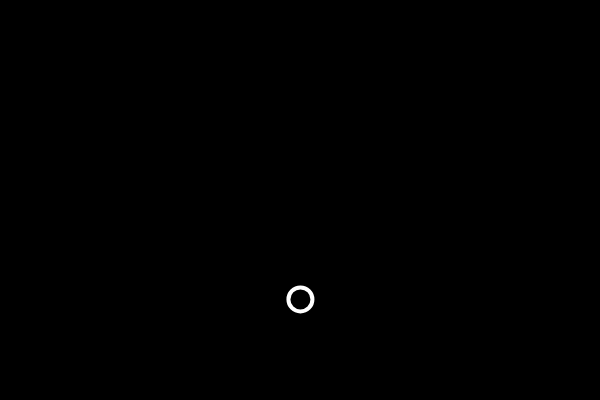
Frame 1 (no input)
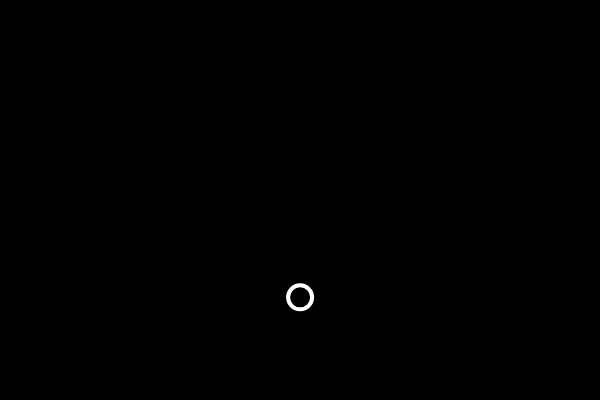
Frame 60 (no input)
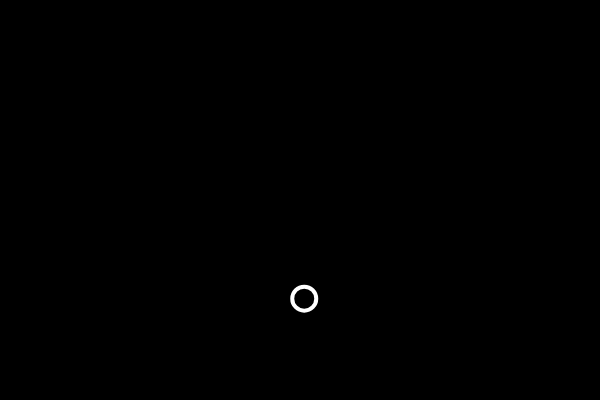
Frame 120 (the mouse pressed at the canvas centre since frame 60)

The p5.js sketch that drew these frames (run headless with seeded random() and noise() and a simulated clock; from frame 60 on, the mouse is pressed at the canvas centre):

// p5.js sketch
// ── sketch.js
var bubble = {
  x: 300,
  y: 300,
  display: function(){
    stroke(255);
    strokeWeight(4);
    noFill();
    ellipse(this.x, this.y, 24, 24);
  },
  move: function(){
    this.x = this.x + random( -1, 1);
    this.y = this.y + random( -1, 1);
  }
}
function setup() {
  createCanvas(600, 400);
}

function draw() {
  background(0);
  bubble.move();
  bubble.display();
}

// function mover(){
//   bubble.x = bubble.x + random(-1, 1);
//   bubble.y = bubble.y + random(-1, 1);
// }

// function display(){
//   stroke(255);
//   strokeWeight(4);
//   noFill();
//   ellipse(bubble.x, bubble.y, 24, 24);
// }
